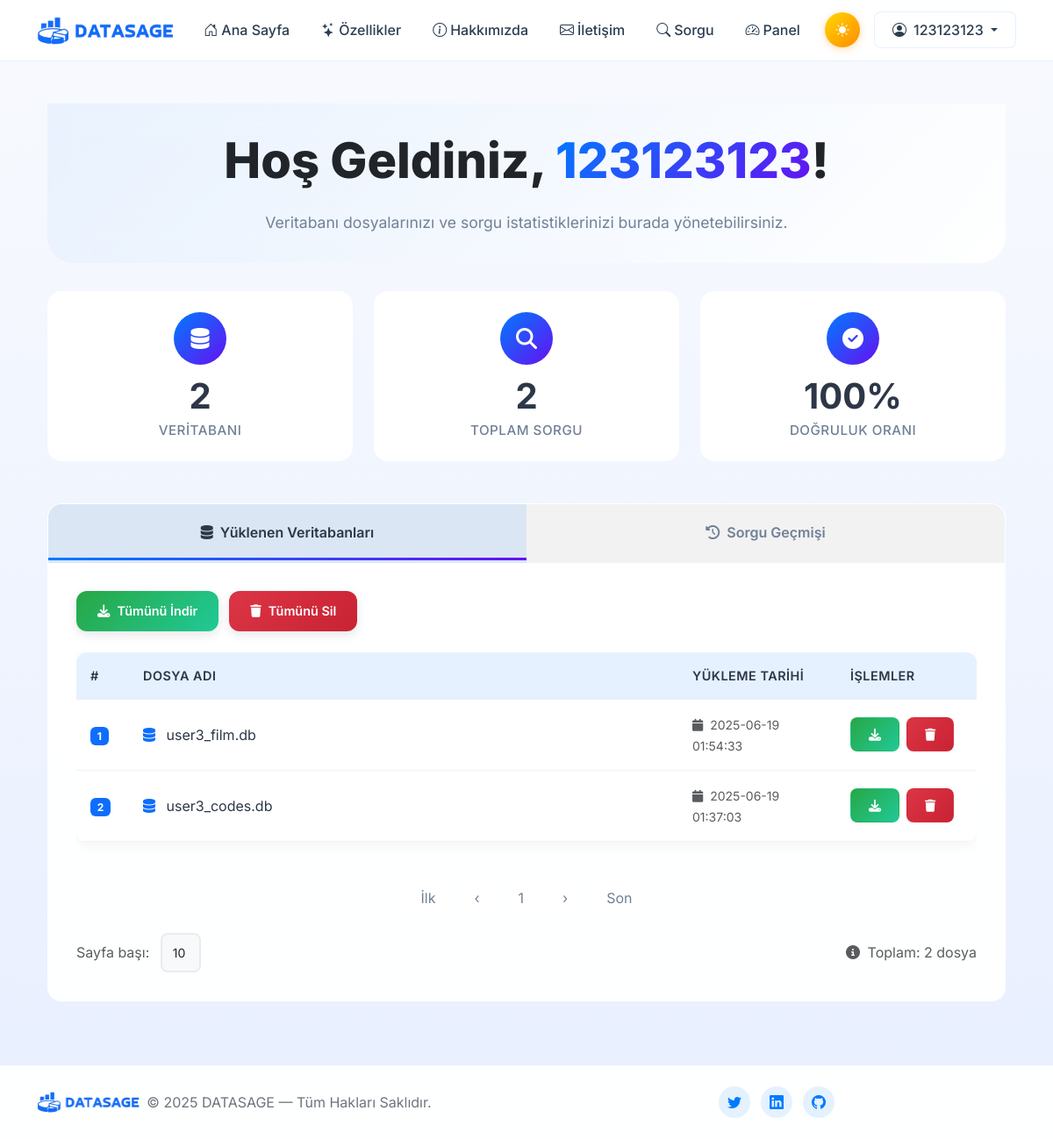
The app's page /dashboard?uploads_page=0&uploads_per_page=10 (signed in) with its own data.
### tables this page shows
CREATE TABLE db_uploads (
        id INTEGER PRIMARY KEY AUTOINCREMENT,
        user_id INTEGER,
        filename TEXT,
        uploaded_at DATETIME DEFAULT CURRENT_TIMESTAMP,
        FOREIGN KEY (user_id) REFERENCES users(id)
    );

### app.py (the view)
@app.route("/dashboard")
@login_required
def dashboard():
    user_id = session["user_id"]
    query_filter = request.args.get("query_filter", "")
    sort_order = request.args.get("sort_order", "desc").lower()
    try:
        page = int(request.args.get("page", 1))
        per_page = int(request.args.get("per_page", 10))
        if per_page not in [10, 15, 20]:
            per_page = 10
    except:
        page = 1
        per_page = 10
    try:
        uploads_page = int(request.args.get("uploads_page", 1))
        uploads_per_page = int(request.args.get("uploads_per_page", 10))
        if uploads_per_page not in [10, 15, 20]:
            uploads_per_page = 10
    except:
        uploads_page = 1
        uploads_per_page = 10
    if sort_order not in ["asc", "desc"]:
        sort_order = "desc"
    conn = sqlite3.connect("database.sqlite")
    conn.row_factory = sqlite3.Row
    uploads_count = conn.execute(
        "SELECT COUNT(*) FROM db_uploads WHERE user_id = ?", (user_id,)
    ).fetchone()[0]
    uploads_offset = (uploads_page - 1) * uploads_per_page
    uploads_total_pages = (uploads_count + uploads_per_page - 1) // uploads_per_page
    uploads = conn.execute("""
        SELECT * FROM db_uploads
        WHERE user_id = ?
        ORDER BY uploaded_at DESC
        LIMIT ? OFFSET ?
    """, (user_id, uploads_per_page, uploads_offset)).fetchall()
    uploads_start_page = max(1, uploads_page - 2)
    uploads_end_page = min(uploads_page + 2, uploads_total_pages)
    history_query = "SELECT * FROM query_history WHERE user_id = ?"
    params = [user_id]
    if query_filter:
        history_query += " AND LOWER(question) LIKE ?"
        params.append(f"%{query_filter.lower()}%")
    history_query += f" ORDER BY timestamp {sort_order.upper()}"
    count_query = "SELECT COUNT(*) FROM query_history WHERE user_id = ?"
    count_params = [user_id]
    if query_filter:
        count_query += " AND LOWER(question) LIKE ?"
        count_params.append(f"%{query_filter.lower()}%")
    total_queries = conn.execute(count_query, count_params).fetchone()[0]
    successful_queries = conn.execute("""
        SELECT COUNT(*) FROM query_history
        WHERE user_id = ? AND result NOT LIKE '%Hata%'
    """, (user_id,)).fetchone()[0]
    if total_queries > 0:
        success_rate = round((successful_queries / total_queries) * 100)
    else:
        success_rate = 0
    offset = (page - 1) * per_page
    history_query += " LIMIT ? OFFSET ?"
    params.extend([per_page, offset])
    history = conn.execute(history_query, params).fetchall()
    indexed_history = list(enumerate(history, offset + 1))
    total_pages = (total_queries + per_page - 1) // per_page
    start_page = max(1, page - 2)
    end_page = min(page + 2, total_pages)
    conn.close()
    return render_template(
        "dashboard.html",
        uploads=uploads,
        uploads_page=uploads_page,
        uploads_per_page=uploads_per_page,
        uploads_count=uploads_count,
        uploads_total_pages=uploads_total_pages,
        uploads_start_page=uploads_start_page,
        uploads_end_page=uploads_end_page,
        history=indexed_history,
        page=page,
        per_page=per_page,
        total_queries=total_queries,
        total_pages=total_pages,
        start_page=start_page,
        end_page=end_page,
        successful_queries=successful_queries,
        success_rate=success_rate,
    )

### app.py (called while the page is built)
def login_required(view_func):
    @wraps(view_func)
    def wrapped_view(**kwargs):
        if "user_id" not in session:
            flash("Bu sayfayı görüntülemek için giriş yapmalısınız.", "warning")
            return redirect(url_for("auth.login"))
        return view_func(**kwargs)
    return wrapped_view

### templates/dashboard.html (shortened to what this page needs)
{% extends "base.html" %}
{% block content %}
<div class="container py-4">
  <section class="welcome-section" data-aos="fade-down">
    <div class="text-center">
      <h1 class="hero-title">
        Hoş Geldiniz, <span class="text-gradient">{{ session.username | default('Kullanıcı') }}</span>!
      </h1>
      <p class="welcome-subtitle">Veritabanı dosyalarınızı ve sorgu istatistiklerinizi burada yönetebilirsiniz.</p>
    </div>
  </section>
  <section class="stats-container" data-aos="fade-up" data-aos-delay="100">
    <div class="stat-card">
      <div class="stat-icon">
        <i class="fas fa-database"></i>
      </div>
      <div class="stat-number">{{ uploads_count or 0 }}</div>
      <div class="stat-label">Veritabanı</div>
    </div>
    <div class="stat-card">
      <div class="stat-icon">
        <i class="fas fa-search"></i>
      </div>
      <div class="stat-number">{{ total_queries or 0 }}</div>
      <div class="stat-label">Toplam Sorgu</div>
    </div>
    <div class="stat-card">
      <div class="stat-icon">
        <i class="fas fa-check-circle"></i>
      </div>
      <div class="stat-number">{{ success_rate }}%</div>
      <div class="stat-label">Doğruluk Oranı</div>
    </div>
  </section>
  <section class="tab-container" data-aos="fade-up" data-aos-delay="200">
    <div class="tab-nav">
      <button class="tab-button active" onclick="switchTab('databases')" id="databases-tab">
        <i class="fas fa-database me-2"></i>Yüklenen Veritabanları
      </button>
      <button class="tab-button" onclick="switchTab('queries')" id="queries-tab">
        <i class="fas fa-history me-2"></i>Sorgu Geçmişi
      </button>
    </div>
    <div class="tab-content">
      <div class="tab-pane active" id="databases-content">
        <div class="action-buttons">
          <a href="{{ url_for('download_all_dbs') }}"
             class="btn-modern btn-success-modern {% if uploads|length == 0 %}disabled{% endif %}">
            <i class="fas fa-download"></i>
            Tümünü İndir
          </a>
          <a href="{{ url_for('delete_all_uploads') }}"
             class="btn-modern btn-danger-modern {% if uploads|length == 0 %}disabled{% endif %}"
             onclick="return confirm('Tüm veritabanlarını silmek istediğinize emin misiniz?')">
            <i class="fas fa-trash"></i>
            Tümünü Sil
          </a>
        </div>
        <div class="table-responsive">
          <table class="table table-modern">
            <thead>
              <tr>
                <th style="width: 60px;">#</th>
                <th>Dosya Adı</th>
                <th style="width: 180px;">Yükleme Tarihi</th>
                <th style="width: 160px;">İşlemler</th>
              </tr>
            </thead>
            <tbody>
              {% for db in uploads %}
              <tr>
                <td><span class="badge bg-primary">{{ loop.index }}</span></td>
                <td style="overflow-wrap:anywhere;">
                  <i class="fas fa-database text-primary me-2"></i>
                  {{ db.filename }}
                </td>
                <td>
                  <small class="text-muted">
                    <i class="fas fa-calendar me-1"></i>
                    {{ db.uploaded_at }}
                  </small>
                </td>
                <td>
                  <div class="d-flex gap-2">
                    <a href="{{ url_for('download_db', filename=db.filename) }}"
                       class="btn btn-sm btn-success-modern">
                      <i class="fas fa-download"></i>
                    </a>
                    <a href="{{ url_for('delete_upload', upload_id=db.id) }}"
                       class="btn btn-sm btn-danger-modern"
                       onclick="return confirm('Bu dosyayı silmek istediğinize emin misiniz?')">
                      <i class="fas fa-trash"></i>
                    </a>
                  </div>
                </td>
              </tr>
              {% endfor %}
            </tbody>
          </table>
        </div>
        <nav aria-label="Veritabanı dosyaları sayfalama" class="mt-4">
          <ul class="pagination pagination-modern">
            <li class="page-item {% if uploads_page == 1 %}disabled{% endif %}">
              <a class="page-link" href="?uploads_page=1&uploads_per_page={{ uploads_per_page }}">İlk</a>
            </li>
            <li class="page-item {% if uploads_page == 1 %}disabled{% endif %}">
              <a class="page-link" href="?uploads_page={{ uploads_page-1 }}&uploads_per_page={{ uploads_per_page }}">‹</a>
            </li>
            {% for p in range(uploads_start_page, uploads_end_page+1) %}
              <li class="page-item {% if p == uploads_page %}active{% endif %}">
                <a class="page-link" href="?uploads_page={{ p }}&uploads_per_page={{ uploads_per_page }}">{{ p }}</a>
              </li>
            {% endfor %}
            <li class="page-item {% if uploads_page == uploads_total_pages %}disabled{% endif %}">
              <a class="page-link" href="?uploads_page={{ uploads_page+1 }}&uploads_per_page={{ uploads_per_page }}">›</a>
            </li>
            <li class="page-item {% if uploads_page == uploads_total_pages %}disabled{% endif %}">
              <a class="page-link" href="?uploads_page={{ uploads_total_pages }}&uploads_per_page={{ uploads_per_page }}">Son</a>
            </li>
          </ul>
        </nav>
        <div class="d-flex justify-content-between align-items-center mt-3">
          <form method="get" class="d-inline-block">
            <label for="uploads_per_page" class="me-2 text-muted">Sayfa başı:</label>
            <select name="uploads_per_page" id="uploads_per_page" onchange="this.form.submit()" class="form-select form-select-sm d-inline-block w-auto">
              <option value="10" {% if uploads_per_page == 10 %}selected{% endif %}>10</option>
            </select>
          </form>
          <span class="text-muted">
            <i class="fas fa-info-circle me-1"></i>
            Toplam: {{ uploads_count }} dosya
          </span>
        </div>
      </div>
    </div>
  </section>
</div>
<link href="https://cdnjs.cloudflare.com/ajax/libs/aos/2.3.4/aos.css" rel="stylesheet">
{% endblock %}

### templates/base.html (style rules this page uses)
:root { --primary-color: #007bff; --secondary-color: #6610f2; --accent-color: #2c3e50; --text-muted: #6c757d; --light-bg: #f8fafe; --border-color: rgba(0, 123, 255, 0.1); --shadow: rgba(0, 0, 0, 0.1); --success-color: #28a745; --border-light: #e9ecef; --input-bg: #f8f9fa; --dark-bg: #15171d; --dark-surface: #1e2329; --dark-border: #2d3748; --dark-text: #f4f7fa; --dark-muted: #a9b5c7; --transition: all 0.3s ease; }
* { transition: var(--transition); }
body { font-family: 'Inter', -apple-system, BlinkMacSystemFont, 'Segoe UI', sans-serif; padding-top: 70px; background: linear-gradient(180deg, var(--light-bg) 0%, #e8efff 100%); min-height: 100vh; display: flex; flex-direction: column; }
.btn { font-weight: 500; border-radius: 8px; padding: 8px 20px; transition: var(--transition); }
.form-control, .form-select { border: 2px solid var(--border-light); border-radius: 8px; padding: 10px 12px; background: var(--input-bg); transition: var(--transition); }

### records on screen
db_uploads: filename "user3_film.db", uploaded_at "2025-06-19 01:54:33"
db_uploads: filename "user3_codes.db", uploaded_at "2025-06-19 01:37:03"

### other values on screen
{{ session.username }} "123123123"
{{ session.username | default('Kullanıcı') }} "123123123"
{{ uploads_count or 0 }} "2"
{{ total_queries or 0 }} "2"
{{ success_rate }} "100"
{{ p }} "1"
{{ uploads_count }} "2"
